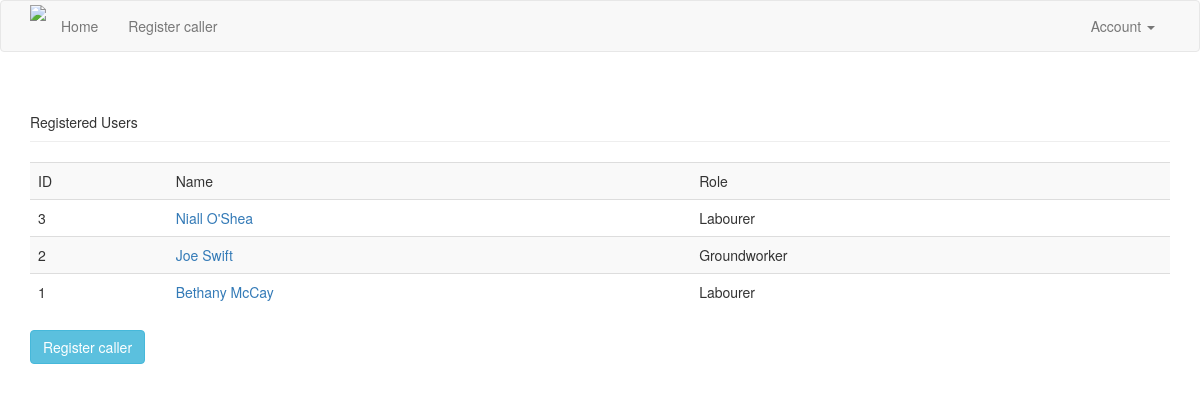
Page /reg/ (signed in) on the committed database.
### app/models.py (models this page shows, shortened)
class User(db.Model):
    __tablename__ = 'users'
    id = db.Column(db.Integer, primary_key=True)
    registered = db.Column(db.DateTime, default=datetime.utcnow, index=True)
    name = db.Column(db.String(64))
    phone_1 = db.Column(db.String(64))
    phone_2 = db.Column(db.String(64))
    email = db.Column(db.String(64))
    notes = db.Column(db.Text)
    area = db.Column(db.String(64))
    postcode = db.Column(db.String(64))
    DoNotUse = db.Column(db.Boolean, default=False)
    role_id = db.Column(db.Integer, db.ForeignKey('roles.id'))
    nationality_id = db.Column(db.Integer, db.ForeignKey('nationality.id'))
    added_id = db.Column(db.Integer, db.ForeignKey('staff.id'))
    job_id = db.relationship('Job', backref='user', lazy='dynamic')

class Role(db.Model):
    __tablename__ = 'roles'
    id = db.Column(db.Integer, primary_key=True)
    name = db.Column(db.String(64))
    department = db.Column(db.String(16))
    rate = db.Column(db.String(16))
    users = db.relationship('User', backref='role', lazy='dynamic')
    job_id = db.relationship('Job', backref='role', lazy='dynamic')

### app/reg/views.py (the view)
@reg.route('/')
def index():
    registered = User.query.order_by(User.registered.desc())
    return render_template('reg/index.html', registered=registered)

### app/models.py (called while the page is built)
@login_manager.user_loader
def load_user(staff_id):
    return Staff.query.get(int(staff_id))

### app/templates/reg/index.html (shortened to what this page needs)
{% extends "base.html" %}
{% block page_content %}
<div class="page-header">Registered Users</div>
<table class="table table-striped">
<tr>
    <td>ID</td>
    <td>Name</td>
    <td>Role</td>
</tr>
{% for person in registered %}
<tr>
    <td>{{ person.id }}</td>
    <td><a href="{{ url_for('reg.profile', type='name', value=person.name) }}">{{ person.name }}</a></td>
    <td>{{ person.role.name }}</td>
</tr>
{% endfor %}
</table>
<p><a class="btn btn-info href="{{ url_for('reg.new') }}">Register caller</a></p>
{% endblock %}

### rows in the picture
User: id "3", name "Niall O'Shea", role.name "Labourer"
User: id "2", name "Joe Swift", role.name "Groundworker"
User: id "1", name "Bethany McCay", role.name "Labourer"
